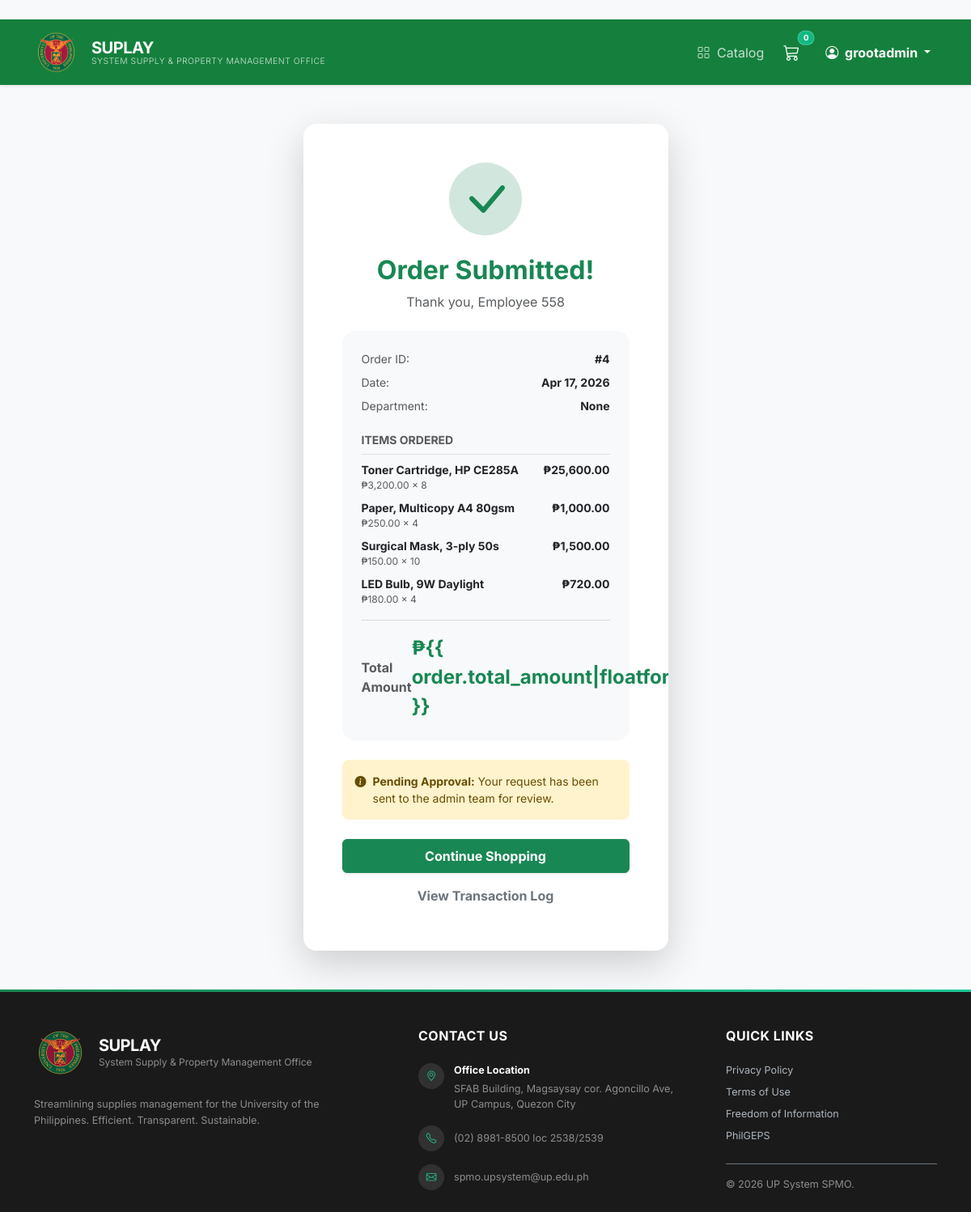
Screenshot of /order-success/4/ (signed in) with the database file from the repository.
### supplies/models.py (models this page shows, shortened)
class Order(models.Model):
    STATUS_CHOICES = [
        ('pending', 'Pending Admin Validation (Aaron)'),
        ('for_approval', 'For Chief Approval (Isagani)'),
        ('approved', 'Ready for Pickup/Delivery'),
        ('returned', 'Returned to Sender'),
        ('delivered', 'Completed/Delivered'),
        ('cancelled', 'Cancelled'),
    ]
    user = models.ForeignKey(User, on_delete=models.SET_NULL, null=True, blank=True)
    employee_name = models.CharField(max_length=100)
    department = models.ForeignKey(Department, on_delete=models.SET_NULL, null=True, blank=True, related_name='orders')
    total_amount = models.DecimalField(max_digits=10, decimal_places=2)
    remarks = models.TextField(blank=True, null=True)
    admin_validated = models.BooleanField(default=False)
    chief_approved = models.BooleanField(default=False)
    created_at = models.DateTimeField(auto_now_add=True) # Request Time
    approved_at = models.DateTimeField(null=True, blank=True) # Approval Time
    completed_at = models.DateTimeField(null=True, blank=True) # Pickup/Delivery Time
    is_emergency = models.BooleanField(default=False)
    status = models.CharField(max_length=30, choices=STATUS_CHOICES, default='pending')
    document1 = models.FileField(upload_to='order_documents/', blank=True, null=True)
    document2 = models.FileField(upload_to='order_documents/', blank=True, null=True)
    document3 = models.FileField(upload_to='order_documents/', blank=True, null=True)

class OrderItem(models.Model):
    order = models.ForeignKey(Order, on_delete=models.CASCADE, related_name='items')
    product = models.ForeignKey(Product, on_delete=models.CASCADE)
    quantity = models.IntegerField(default=1)
    price = models.DecimalField(max_digits=10, decimal_places=2)
    @property
    def subtotal(self):
        return self.quantity * self.price

class Product(models.Model):
    name = models.CharField(max_length=200)
    brand = models.CharField(max_length=100, blank=True, null=True)
    item_code = models.CharField(max_length=50, blank=True, null=True, help_text="Stock No / Item Code")
    supplier = models.ForeignKey(Supplier, on_delete=models.SET_NULL, null=True, blank=True)
    description = models.TextField()
    price = models.DecimalField(max_digits=10, decimal_places=2)
    category = models.ForeignKey(Category, on_delete=models.CASCADE)
    stock = models.IntegerField(default=0)
    unit = models.CharField(max_length=50, blank=True, null=True, help_text="e.g., pc, box, ream")
    reorder_point = models.IntegerField(default=0, help_text="Alert when stock drops below this number")
    image = models.ImageField(upload_to='products/', blank=True, null=True)
    created_at = models.DateTimeField(auto_now_add=True)
    class Meta: ordering = ['name']

### supplies/views/client.py (the view)
# urls.py: path('order-success/<int:order_id>/', views.order_success, name='order_success'),
@login_required
def order_success(request, order_id):
    order = get_object_or_404(Order, pk=order_id)
    return render(request, 'supplies/order_success.html', {'order': order})

### supplies/context_processors.py (called while the page is built)
def sidebar_pulse(request):
    if not request.user.is_authenticated or not request.user.is_staff:
        return {}
    try:
        pulse_data = {
            'pulse_pending_orders': Order.objects.filter(status='pending').count(),
            'pulse_open_aprs': APRRequest.objects.exclude(status__in=['CLOSED', 'CANCELLED']).count(),
            'pulse_low_stock': Product.objects.filter(stock__lte=F('reorder_point')).count(),
            'pulse_incoming_deliveries': APRRequest.objects.filter(status__in=['SENT', 'PAID', 'PARTIALLY_RECEIVED']).count(),
        }
    except Exception:
        pulse_data = {}
    return pulse_data

### supplies/templates/supplies/order_success.html (shortened to what this page needs)
﻿{% extends 'supplies/base.html' %}
{% load humanize %}
{% block content %}
<div class="container py-5">
    <div class="row justify-content-center">
        <div class="col-md-6 col-lg-5">
            <div class="card shadow-lg border-0 rounded-4 overflow-hidden">
                <div class="card-body p-5 text-center">
                    <div class="mb-4">
                        <div class="bg-success-subtle text-success rounded-circle d-inline-flex align-items-center justify-content-center"
                            style="width: 90px; height: 90px;">
                            <i class="bi bi-check-lg display-3"></i>
                        </div>
                    </div>
                    <h2 class="fw-bold text-success mb-2">Order Submitted!</h2>
                    <p class="text-muted">Thank you, {{ order.employee_name }}</p>
                    <div class="bg-light rounded-4 p-4 mt-4 text-start">
                        <div class="d-flex justify-content-between mb-2">
                            <span class="text-muted small">Order ID:</span>
                            <span class="fw-bold text-dark small">#{{ order.id }}</span>
                        </div>
                        <div class="d-flex justify-content-between mb-2">
                            <span class="text-muted small">Date:</span>
                            <span class="fw-bold text-dark small">{{ order.created_at|date:"M d, Y" }}</span>
                        </div>
                        <div class="d-flex justify-content-between mb-4">
                            <span class="text-muted small">Department:</span>
                            <span class="fw-bold text-dark small">{{ order.department }}</span>
                        </div>
                        <h6 class="text-uppercase text-muted fw-bold small mb-2 letter-spacing-1 border-bottom pb-2">
                            Items Ordered</h6>
                        <ul class="list-unstyled mb-0">
                            {% for item in order.items.all %}
                            <li class="d-flex justify-content-between align-items-start mb-2">
                                <div class="me-2">
                                    <div class="fw-bold text-dark small">{{ item.product.name }}</div>
                                    <div class="text-muted small" style="font-size: 0.75rem;">
                                        ₱{{ item.price|floatformat:2|intcomma }} x {{ item.quantity }}
                                    </div>
                                </div>
                                <div class="fw-bold text-dark small">₱{{ item.subtotal|floatformat:2|intcomma }}</div>
                            </li>
                            {% endfor %}
                        </ul>
                        <hr class="border-secondary opacity-10 my-3">
                        <div class="d-flex justify-content-between align-items-center">
                            <span class="text-muted fw-bold">Total Amount</span>
                            <span class="fs-4 fw-bold text-success">₱{{ order.total_amount|floatformat:2|intcomma
                                }}</span>
                        </div>
                    </div>
                    <div
                        class="alert alert-warning border-0 bg-warning-subtle text-warning-emphasis rounded-3 small mt-4 d-flex align-items-start text-start">
                        <i class="bi bi-info-circle-fill me-2 mt-1"></i>
                        <div>
                            <strong>Pending Approval:</strong> Your request has been sent to the admin team for review.
                        </div>
                    </div>
                    <div class="d-grid gap-2 mt-4">
                        <a href="{% url 'home' %}" class="btn btn-success fw-bold py-2 shadow-sm">
                            Continue Shopping
                        </a>
                        {% if user.is_superuser %}
                        <a href="{% url 'transaction_list' %}" class="btn btn-outline-secondary fw-bold py-2 border-0">
                            View Transaction Log
                        </a>
                        {% endif %}
                    </div>
                </div>
            </div>
        </div>
    </div>
</div>
{% endblock %}

### supplies/templates/supplies/base.html (shortened to what this page needs)
<!DOCTYPE html>
{% load static %}
<html lang="en">
<head>
    <link href="https://cdn.jsdelivr.net/npm/bootstrap@5.3.0/dist/css/bootstrap.min.css" rel="stylesheet">
    <link rel="stylesheet" href="https://cdn.jsdelivr.net/npm/bootstrap-icons@1.11.0/font/bootstrap-icons.css">
</head>
<body class="bg-light">
    {% block navbar %}
    <nav class="navbar navbar-expand-lg navbar-dark sticky-top shadow-sm" style="background-color: #15803d !important;">
        <div class="container">
            <a class="navbar-brand d-flex align-items-center gap-3" href="{% url 'home' %}">
                <img src="{% static 'up_logo_official.png' %}" alt="UP Logo" width="55" height="55"
                    class="d-inline-block align-text-top" style="filter: brightness(1.2);">
                <div class="d-flex flex-column justify-content-center" style="line-height: 1.1;">
                    <span class="fw-bold fs-5" style="letter-spacing: -0.5px;">SUPLAY</span>
                    <span class="fw-light text-white text-uppercase"
                        style="font-size: 0.65rem; letter-spacing: 0.5px; opacity: 0.8;">System Supply & Property
                        Management Office</span>
                </div>
            </a>
            <div class="collapse navbar-collapse" id="navbarNav">
                <ul class="navbar-nav ms-auto align-items-center">
                    <li class="nav-item me-2">
                        <a class="nav-link text-white opacity-75 hover-opacity-100" href="{% url 'home' %}"><i class="bi bi-grid me-1"></i>
                            Catalog</a>
                    </li>
                    <li class="nav-item me-3">
                        <a class="nav-link text-white position-relative" href="{% url 'view_cart' %}">
                            <i class="bi bi-cart3 fs-5"></i>
                            <span
                                class="position-absolute top-0 start-100 translate-middle badge rounded-pill bg-success border border-white border-opacity-25"
                                style="font-size: 0.6rem; background: #10b981 !important;">
                                {{ request.session.cart|length|default:"0" }}
                            </span>
                        </a>
                    </li>
                    <li class="nav-item dropdown">
                        <a class="nav-link dropdown-toggle text-white fw-bold" href="#" role="button"
                            data-bs-toggle="dropdown">
                            <i class="bi bi-person-circle me-1"></i> {{ user.username|default:"Guest" }}
                        </a>
                    </li>
                </ul>
            </div>
        </div>
    </nav>
    {% endblock %}
    {% block content %}
    {% endblock %}
    {% include 'supplies/includes/_footer.html' %}
</body>
</html>

### supplies/templates/supplies/base.html (style rules this page uses)
body { font-family: 'Inter', system-ui, -apple-system, sans-serif; }
.navbar-brand { font-weight: 700; letter-spacing: -0.5px; }

### rows the page displays
Order: employee_name "Employee 558", id "4", created_at "Apr 17, 2026", department "None"
OrderItem: product.name "Toner Cartridge, HP CE285A", price "3,200.00", quantity "8", subtotal "25,600.00"
OrderItem: product.name "Paper, Multicopy A4 80gsm", price "250.00", quantity "4", subtotal "1,000.00"
OrderItem: product.name "Surgical Mask, 3-ply 50s", price "150.00", quantity "10", subtotal "1,500.00"
OrderItem: product.name "LED Bulb, 9W Daylight", price "180.00", quantity "4", subtotal "720.00"

### other values shown
{{ request.session.cart|length|default:"0" }} "0"
{{ user.username|default:"Guest" }} "grootadmin"
